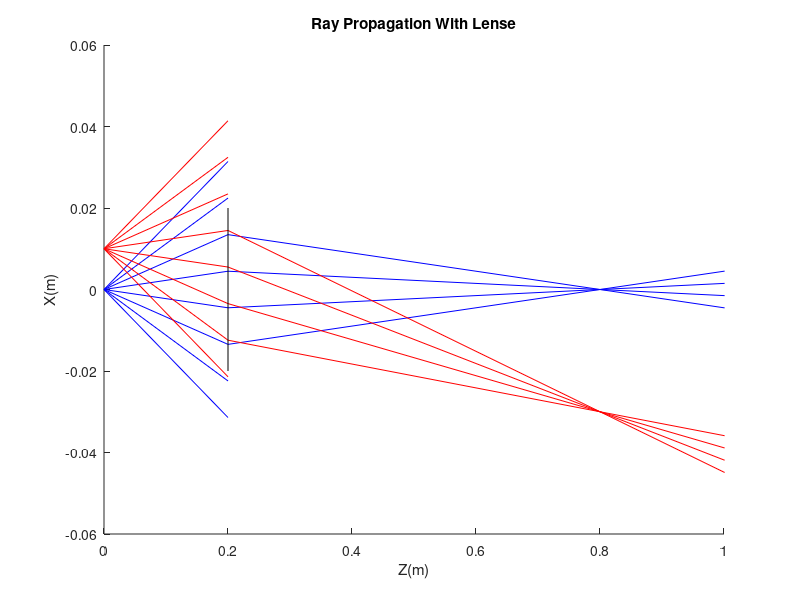

This figure's MATLAB source:
%% This is the correct and finished part 1!!!!

% varibale setup

% ray variables
d_1 = 0.2; % travel distance before focal length
d_2 = 1; % after focal length
d = d_1 + d_2; % total distance

M_1 = [1 d_1 0 0; 
     0 1 0 0; 
     0 0 1 d_1; 
     0 0 0 1]; % transformation matrix 

x_angles = linspace(-pi/20, pi/20, 8);

% Lense variables
f = 0.15;
radius = 0.02; 

M_f = [1 0 0 0;
    -1/f 1 0 0;
       0 0 1 0;
       0 0 -1/f 1];

M_2 = [1 d_2 0 0; 
       0 1 0 0; 
       0 0 1 d_2; 
       0 0 0 1];

% 1st ray
hold on;
for i = 1:length(x_angles)
    initial_pos = [0 x_angles(i) 0 0]';
    final_pos = M_1 * initial_pos;
    final_pos_2 = M_f * final_pos;
    if (abs(final_pos_2(1)) <= 0.02)
        final_pos_3 = M_2 * final_pos_2;
        z_pos = [0 d_1 d];
        x_pos = [0 final_pos(1) final_pos_3(1)];

        plot(z_pos, x_pos, 'b');
    else
        z_pos = [0 d_1];
        x_pos = [0 final_pos(1)];

        plot(z_pos, x_pos, 'b');

    end
    
end

% 2nd ray
for i = 1:length(x_angles)
    initial_pos = [0.01 x_angles(i) 0 0]';
    final_pos = M_1 * initial_pos;
    final_pos_2 = M_f * final_pos;
    if(abs(final_pos_2(1)) <= 0.02)
        final_pos_3 = M_2 * final_pos_2;
        z_pos = [0 d_1 d];
        x_pos = [0.01 final_pos(1) final_pos_3(1)];

        plot(z_pos, x_pos, 'r');
    else
        z_pos = [0 d_1];
        x_pos = [0.01 final_pos(1)];

        plot(z_pos, x_pos, 'r');
    end
end

% show lense on plot
x_values = [0.2, 0.2];
y_values = [-0.02, 0.02];
plot(x_values, y_values, 'black');

title("Ray Propagation With Lense");
xlim([0 1]);
xlabel("Z(m)");
ylabel("X(m)");
hold off;